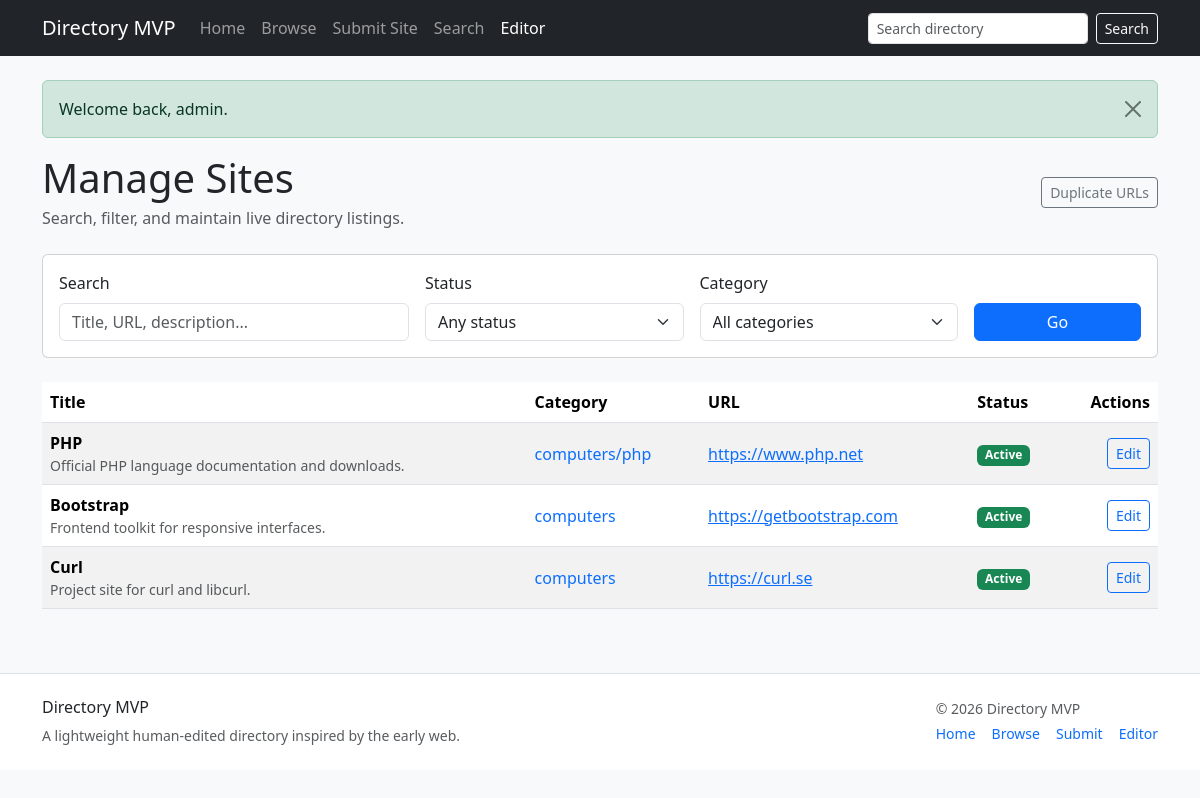
Screenshot of /editor/sites (signed in) with the database file from the repository.
### tables this page shows
CREATE TABLE sites (
    id INT UNSIGNED AUTO_INCREMENT PRIMARY KEY,
    category_id INT UNSIGNED NOT NULL,
    title VARCHAR(255) NOT NULL,
    slug VARCHAR(180) NOT NULL,
    url VARCHAR(2083) NOT NULL,
    normalized_url VARCHAR(2083) NULL,
    description TEXT NOT NULL,
    language_code VARCHAR(10) NULL,
    country_code VARCHAR(10) NULL,
    status ENUM('active','dead','flagged') NOT NULL DEFAULT 'active',
    source_type ENUM('manual','submission','dmoz_import') NOT NULL DEFAULT 'manual',
    source_key VARCHAR(255) NULL,
    original_title VARCHAR(255) NULL,
    original_description TEXT NULL,
    original_url VARCHAR(2083) NULL,
    import_batch_id INT UNSIGNED NULL,
    submitted_by_user_id INT UNSIGNED NULL,
    is_reviewed TINYINT(1) NOT NULL DEFAULT 1,
    approved_at DATETIME NULL,
    is_active TINYINT(1) NOT NULL DEFAULT 1,
    created_at DATETIME NOT NULL DEFAULT CURRENT_TIMESTAMP,
    updated_at DATETIME NOT NULL DEFAULT CURRENT_TIMESTAMP,
    CONSTRAINT fk_sites_category FOREIGN KEY (category_id) REFERENCES categories(id) ON DELETE CASCADE,
    CONSTRAINT fk_sites_submitted_by FOREIGN KEY (submitted_by_user_id) REFERENCES users(id) ON DELETE SET NULL,
    KEY idx_sites_category (category_id),
    KEY idx_sites_status (status),
    KEY idx_sites_source_type (source_type),
    KEY idx_sites_import_batch (import_batch_id),
    UNIQUE KEY uq_sites_normalized_url (normalized_url(191))
);

CREATE TABLE categories (
    id INT UNSIGNED AUTO_INCREMENT PRIMARY KEY,
    parent_id INT UNSIGNED NULL,
    slug VARCHAR(150) NOT NULL,
    path VARCHAR(500) NOT NULL,
    name VARCHAR(150) NOT NULL,
    description TEXT NULL,
    sort_order INT NOT NULL DEFAULT 0,
    is_active TINYINT(1) NOT NULL DEFAULT 1,
    source_type ENUM('manual','dmoz_import') NOT NULL DEFAULT 'manual',
    source_key VARCHAR(255) NULL,
    import_batch_id INT UNSIGNED NULL,
    created_at DATETIME NOT NULL DEFAULT CURRENT_TIMESTAMP,
    updated_at DATETIME NOT NULL DEFAULT CURRENT_TIMESTAMP,
    CONSTRAINT fk_categories_parent FOREIGN KEY (parent_id) REFERENCES categories(id) ON DELETE SET NULL,
    UNIQUE KEY uq_categories_path (path(191)),
    KEY idx_categories_parent (parent_id),
    KEY idx_categories_slug (slug),
    KEY idx_categories_import_batch (import_batch_id)
);

### app/Core/Controller.php (called while the page is built, shortened)
<?php
class Controller
{
    protected function view(string $view, array $data = []): void
    {
        $data['headerSearchQuery'] = $data['headerSearchQuery'] ?? trim((string) ($_GET['q'] ?? ''));
        extract($data, EXTR_SKIP);
        $viewFile = dirname(__DIR__) . '/Views/' . $view . '.php';
        require dirname(__DIR__) . '/Views/layouts/header.php';
        require $viewFile;
        require dirname(__DIR__) . '/Views/layouts/footer.php';
    }
}

### app/Controllers/EditorSiteController.php (called while the page is built, shortened)
<?php
class EditorSiteController extends Controller
{
    public function index(): void
    {
        $siteModel = new Site($this->db);
        $categoryModel = new Category($this->db);
        $q = trim((string) ($_GET['q'] ?? ''));
        $status = trim((string) ($_GET['status'] ?? ''));
        $check = trim((string) ($_GET['check'] ?? ''));
        $categoryId = max(0, (int) ($_GET['category_id'] ?? 0));
        $page = max(1, (int) ($_GET['page'] ?? 1));
        $perPage = (int) config('per_page', 20);
        $total = $siteModel->editorCount(
            $q !== '' ? $q : null,
            $status !== '' ? $status : null,
            $categoryId > 0 ? $categoryId : null,
            $check !== '' ? $check : null
        );
        $pagination = build_pagination($total, $page, $perPage);
        $this->view('editor/sites/index', [
            'pageTitle' => 'Manage Sites',
            'sites' => $siteModel->editorList(
                $pagination['per_page'],
                $pagination['offset'],
                $q !== '' ? $q : null,
                $status !== '' ? $status : null,
                $categoryId > 0 ? $categoryId : null,
                $check !== '' ? $check : null
            ),
            'pagination' => $pagination,
            'query' => $q,
            'status' => $status,
            'check' => $check,
            'categoryId' => $categoryId,
            'categories' => $categoryModel->allActive(),
        ]);
    }
}

### public/index.php (called while the page is built, shortened)
<?php
$basePath = dirname(__DIR__);
spl_autoload_register(function (string $class) use ($basePath) {
    $prefix = 'App\\';
    $relative = substr($class, strlen($prefix));
    $file = $basePath . '/app/' . str_replace('\\', '/', $relative) . '.php';
});
require $basePath . '/app/helpers.php';
$appConfig = require $basePath . '/config/app.php';
$dbConfig = require $basePath . '/config/database.php';
$db = new App\Core\Database($dbConfig);
$router = new App\Core\Router();
$router->dispatch($_SERVER['REQUEST_METHOD'], $_SERVER['REQUEST_URI'], $db, $appConfig);

### app/helpers.php (called while the page is built, shortened)
<?php
function e(?string $value): string
{
    return htmlspecialchars((string) $value, ENT_QUOTES, 'UTF-8');
}

### app/Core/Database.php (called while the page is built, shortened)
<?php
class Database
{
    private PDO $pdo;
    public function __construct(array $config)
    {
        $dsn = sprintf(
            'mysql:host=%s;port=%d;dbname=%s;charset=%s',
            $config['host'],
            $config['port'],
            $config['database'],
            $config['charset']
        );
        $this->pdo = new PDO($dsn, $config['username'], $config['password'], [
            PDO::ATTR_ERRMODE => PDO::ERRMODE_EXCEPTION,
            PDO::ATTR_DEFAULT_FETCH_MODE => PDO::FETCH_ASSOC,
        ]);
    }
    public function query(string $sql, array $params = []): PDOStatement
    {
        $stmt = $this->pdo->prepare($sql);
        $stmt->execute($params);
        return $stmt;
    }
    public function fetchAll(string $sql, array $params = []): array
    {
        return $this->query($sql, $params)->fetchAll();
    }
    public function fetchValue(string $sql, array $params = [])
    {
        return $this->query($sql, $params)->fetchColumn();
    }
}

### app/Models/Site.php (called while the page is built, shortened)
<?php
class Site extends Model
{
    private function latestCheckJoin(): string
    {
        return "
            LEFT JOIN (
                SELECT
                    sc.site_id,
                    sc.id AS latest_check_id,
                    sc.result_status AS latest_check_status,
                    sc.checked_at AS latest_checked_at,
                    JSON_UNQUOTE(JSON_EXTRACT(sc.result_data, '$.http_status')) AS latest_http_status,
                    JSON_UNQUOTE(JSON_EXTRACT(sc.result_data, '$.final_url')) AS latest_final_url,
                    JSON_UNQUOTE(JSON_EXTRACT(sc.result_data, '$.redirect_url')) AS latest_redirect_url,
                    JSON_UNQUOTE(JSON_EXTRACT(sc.result_data, '$.error_message')) AS latest_check_error,
                    JSON_UNQUOTE(JSON_EXTRACT(sc.result_data, '$.response_time_ms')) AS latest_response_time_ms
                FROM site_checks sc
                INNER JOIN (
                    SELECT site_id, MAX(id) AS max_id
                    FROM site_checks
                    WHERE check_type = 'http_status'
                    GROUP BY site_id
                ) latest_sc ON latest_sc.max_id = sc.id
            ) hc ON hc.site_id = s.id
        ";
    }
    public function editorCount(?string $q = null, ?string $status = null, ?int $categoryId = null, ?string $checkFilter = null): int
    {
        $params = [];
        $sql = 'SELECT COUNT(*)
                FROM sites s
                INNER JOIN categories c ON c.id = s.category_id
                ' . $this->latestCheckJoin() . '
                WHERE 1=1';
        $this->applyEditorFilters($sql, $params, $q, $status, $categoryId, $checkFilter);
        return (int) $this->db->fetchValue($sql, $params);
    }
    public function editorList(int $limit, int $offset, ?string $q = null, ?string $status = null, ?int $categoryId = null, ?string $checkFilter = null): array
    {
        $params = [];
        $sql = "SELECT
                    s.*,
                    s.is_active AS is_active,
                    c.name AS category_name,
                    c.path AS category_path,
                    hc.latest_check_id,
                    hc.latest_check_status,
                    hc.latest_check_status AS latest_status,
                    hc.latest_checked_at,
                    hc.latest_checked_at AS checked_at,
                    hc.latest_http_status,
                    hc.latest_final_url,
                    hc.latest_redirect_url,
                    hc.latest_check_error,
                    hc.latest_response_time_ms
                FROM sites s
                INNER JOIN categories c ON c.id = s.category_id
                " . $this->latestCheckJoin() . "
                WHERE 1=1";
        $this->applyEditorFilters($sql, $params, $q, $status, $categoryId, $checkFilter);
        $sql .= " ORDER BY
                    CASE WHEN hc.latest_check_id IS NULL THEN 0 ELSE 1 END ASC,
                    hc.latest_checked_at ASC,
                    s.updated_at DESC,
                    s.id DESC
                  LIMIT {$limit} OFFSET {$offset}";
        return $this->db->fetchAll($sql, $params);
    }
}

### app/Views/editor/sites/index.php (the view, shortened to what this page needs)
<div class="d-flex justify-content-between align-items-center mb-4">
    <div>
        <h1 class="mb-1">Manage Sites</h1>
        <p class="text-muted mb-0">Search, filter, and maintain live directory listings.</p>
    </div>
    <div>
        <a href="/editor/sites/duplicates" class="btn btn-outline-secondary btn-sm">Duplicate URLs</a>
    </div>
</div>
<form method="get" action="/editor/sites" class="card card-body mb-4">
    <div class="row g-3 align-items-end">
        <div class="col-md-4">
            <label for="query" class="form-label">Search</label>
            <input
                type="text"
                class="form-control"
                id="query"
                name="query"
                value="<?= e($query ?? '') ?>"
                placeholder="Title, URL, description..."
            >
        </div>
        <div class="col-md-3">
            <label for="status" class="form-label">Status</label>
            <select class="form-select" id="status" name="status">
                <option value="">Any status</option>
            </select>
        </div>
        <div class="col-md-3">
            <label for="category_id" class="form-label">Category</label>
            <select class="form-select" id="category_id" name="category_id">
                <option value="">All categories</option>
            </select>
        </div>
        <div class="col-md-2">
            <button type="submit" class="btn btn-primary w-100">Go</button>
        </div>
    </div>
</form>
<?php if (empty($sites ?? [])): ?>
    <div class="alert alert-info">
        No sites matched your filters.
    </div>
<?php else: ?>
    <div class="table-responsive">
        <table class="table table-striped table-hover align-middle">
            <thead>
                <tr>
                    <th>Title</th>
                    <th>Category</th>
                    <th>URL</th>
                    <th>Status</th>
                    <th class="text-end">Actions</th>
                </tr>
            </thead>
            <tbody>
                <?php foreach (($sites ?? []) as $site): ?>
                    <tr>
                        <td>
                            <div class="fw-semibold">
                                <?= e($site['title'] ?? '(Untitled)') ?>
                            </div>
                            <?php if (!empty($site['description'])): ?>
                                <div class="small text-muted">
                                    <?= e(mb_strimwidth((string) $site['description'], 0, 120, '...')) ?>
                                </div>
                            <?php endif; ?>
                        </td>
                        <td>
                            <?php if (!empty($site['category_path'])): ?>
                                <a href="/category/<?= e($site['category_path']) ?>" target="_blank" class="text-decoration-none">
                                    <?= e($site['category_path']) ?>
                                </a>
                            <?php else: ?>
                                <span class="text-muted">Unassigned</span>
                            <?php endif; ?>
                        </td>
                        <td>
                            <?php if (!empty($site['url'])): ?>
                                <a href="<?= e($site['url']) ?>" target="_blank" rel="noopener noreferrer">
                                    <?= e($site['url']) ?>
                                </a>
                            <?php else: ?>
                                <span class="text-muted">No URL</span>
                            <?php endif; ?>
                        </td>
                        <td>
                            <?php
                            $isActive = (int) ($site['is_active'] ?? 0);
                            $badgeClass = $isActive ? 'bg-success' : 'bg-secondary';
                            $badgeText = $isActive ? 'Active' : 'Inactive';
                            ?>
                            <span class="badge <?= $badgeClass ?>">
                                <?= e($badgeText) ?>
                            </span>
                        </td>
                        <td class="text-end">
                            <a href="/editor/sites/<?= (int) ($site['id'] ?? 0) ?>/edit" class="btn btn-sm btn-outline-primary">
                                Edit
                            </a>
                        </td>
                    </tr>
                <?php endforeach; ?>
            </tbody>
        </table>
    </div>
<?php endif; ?>

### app/Core/Router.php (shortened to what this page needs)
<?php
class Router
{
    private array $routes = [];
    private function addRoute(string $method, string $pattern, array $handler): void
    {
        $this->routes[] = compact('method', 'pattern', 'handler');
    }
    public function dispatch(string $method, string $uri, Database $db, array $appConfig): void
    {
        $path = parse_url($uri, PHP_URL_PATH) ?: '/';
        foreach ($this->routes as $route) {
            if ($route['method'] !== strtoupper($method)) {
                continue;
            }
            $params = $this->match($route['pattern'], $path);
            if ($params === null) {
                continue;
            }
            [$controllerClass, $action] = $route['handler'];
            $controller = new $controllerClass($db, $appConfig);
            $controller->$action(...array_values($params));
            return;
        }
    }
    private function match(string $pattern, string $path): ?array
    {
        $regex = preg_replace_callback('/\{([a-zA-Z_][a-zA-Z0-9_]*)(:([^}]+))?\}/', function ($matches) {
            $name = $matches[1];
            $subPattern = $matches[3] ?? '[^/]+';
            return '(?P<' . $name . '>' . $subPattern . ')';
        }, $pattern);
        $regex = '#^' . $regex . '$#';
        if (!preg_match($regex, $path, $matches)) {
            return null;
        }
        $params = [];
        return $params;
    }
}

### public/assets/css/app.css (style rules this page uses)
body { min-height: 100vh; }

### rows the page displays
sites: title "PHP", description "Official PHP language documentation and downloads.", category.path "computers/php", url "https://www.php.net", is_active "Active"
sites: title "Bootstrap", description "Frontend toolkit for responsive interfaces.", category.path "computers", url "https://getbootstrap.com", is_active "Active"
sites: title "Curl", description "Project site for curl and libcurl.", category.path "computers", url "https://curl.se", is_active "Active"
